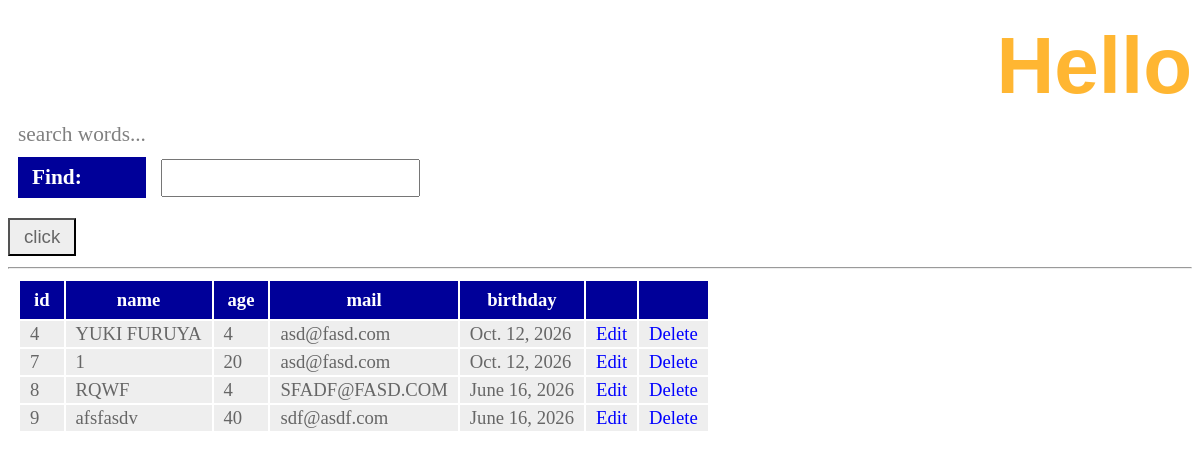
/hello/find, run on the app's committed database.
### hello/models.py (models this page shows, shortened)
class Friend(models.Model):
	name = models.CharField(max_length=100,
		validators=[number_only])
	mail = models.EmailField(max_length=200)
	gender = models.BooleanField()
	age = models.IntegerField()
	birthday = models.DateField()

### hello/views.py (the view)
# urls.py: path('find', views.find, name='find'),
def find(request):
    if (request.method == 'POST'):
        msg = request.POST['find']
        form = FindForm(request.POST)
        sql = 'select * from hello_friend'
        if (msg != ''):
            sql += ' where ' + msg
        data = Friend.objects.raw(sql)
        msg = sql
    else:
        msg = 'search words...'
        form = FindForm()
        data = Friend.objects.all()
    params = {
        'title': 'Hello',
        'message': msg,
        'form': form,
        'data': data,
    }
    return render(request, 'hello/find.html', params)

### hello/forms.py
class FindForm(forms.Form):
    find = forms.CharField(label='Find', required=False)

### hello/templates/hello/find.html (shortened to what this page needs)
{% load static %}
<!doctype html>
<html lang="ja">
  <head>
    <link rel="stylesheet" type="text/css"
        href="{% static 'hello/css/style.css' %}" />
  </head>
  <body>
    <h1>{{title}}</h1>
    <p>{{message|safe}}</p>
    <form action="{% url 'find' %}" method="post">
      {{form.as_p}}
      <input type="submit" value="click">
    </form>
    <hr>
    <table>
      <tr>
        <th>id</th>
        <th>name</th>
        <th>age</th>
        <th>mail</th>
        <th>birthday</th>
        <th></th>
        <th></th>
      </tr>
      {% for item in data %}
      <tr>
        <td>{{item.id}}</td>
        <td>{{item.name}}</td>
        <td>{{item.age}}</td>
        <td>{{item.mail}}</td>
        <td>{{item.birthday}}</td>
        <td><a href="{% url 'edit' item.id %}">Edit</a></td>
        <td><a href="{% url 'delete' item.id %}">Delete</a></td>
      </tr>
      {% endfor %}
    </table>
  </body>
</html>

### hello/static/hello/css/style.css (style rules this page uses)
table { margin:10px; font-size:14pt; }
table tr th { background-color: #009 !important; color: #fff !important; padding: 8px 14px !important; border-width: 2px; }
table tr td { background-color:#eee; color:#666; padding:2px 10px; border-width:2px; }
body { color: grey; font-size: 16pt; }
h1 { color: orange; opacity: 0.8; font-family: "Arial"; font-size: 60pt; margin-top: 20px; margin-bottom: 0px; text-align: right; }
p { margin: 10px; }
a { color: blue; text-decoration: none; }
label { background-color: #009; color: #fff; padding: 8px 14px; display: inline-block; min-width: 100px; font-weight: bold; }
input[type="text"] { padding: 6px; font-size: 14pt; margin-left: 10px; }
input[type="submit"] { padding: 6px 14px; background-color: #eee; color: #666; font-size: 14pt; margin-top: 10px; cursor: pointer; }

### data on the page
Friend: id "4", name "YUKI FURUYA", age "4", mail "asd@fasd.com", birthday "Oct. 12, 2026"
Friend: id "7", name "1", age "20", mail "asd@fasd.com", birthday "Oct. 12, 2026"
Friend: id "8", name "RQWF", age "4", mail "SFADF@FASD.COM", birthday "June 16, 2026"
Friend: id "9", name "afsfasdv", age "40", mail "sdf@asdf.com", birthday "June 16, 2026"

### other printed values
{{ title }} "Hello"
{{ message|safe }} "search words..."
